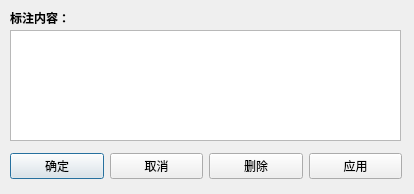
<?xml version="1.0" encoding="UTF-8"?>
<ui version="4.0">
 <class>QgsTextAnnotationDialog</class>
 <widget class="QDialog" name="QgsTextAnnotationDialog">
  <property name="geometry">
   <rect>
    <x>0</x>
    <y>0</y>
    <width>414</width>
    <height>194</height>
   </rect>
  </property>
  <property name="windowTitle">
   <string>Dialog</string>
  </property>
  <widget class="QWidget" name="layoutWidget">
   <property name="geometry">
    <rect>
     <x>10</x>
     <y>150</y>
     <width>392</width>
     <height>33</height>
    </rect>
   </property>
   <layout class="QHBoxLayout">
    <property name="spacing">
     <number>6</number>
    </property>
    <property name="margin">
     <number>0</number>
    </property>
    <item>
     <widget class="QPushButton" name="okButton">
      <property name="text">
       <string>确定</string>
      </property>
     </widget>
    </item>
    <item>
     <widget class="QPushButton" name="cancelButton">
      <property name="text">
       <string>取消</string>
      </property>
     </widget>
    </item>
    <item>
     <widget class="QPushButton" name="deleteButton">
      <property name="text">
       <string>删除</string>
      </property>
     </widget>
    </item>
    <item>
     <widget class="QPushButton" name="applyButton">
      <property name="text">
       <string>应用</string>
      </property>
     </widget>
    </item>
   </layout>
  </widget>
  <widget class="QLabel" name="label">
   <property name="geometry">
    <rect>
     <x>10</x>
     <y>10</y>
     <width>72</width>
     <height>15</height>
    </rect>
   </property>
   <property name="sizePolicy">
    <sizepolicy hsizetype="Fixed" vsizetype="Fixed">
     <horstretch>0</horstretch>
     <verstretch>0</verstretch>
    </sizepolicy>
   </property>
   <property name="font">
    <font>
     <weight>75</weight>
     <bold>true</bold>
    </font>
   </property>
   <property name="text">
    <string>标注内容：</string>
   </property>
  </widget>
  <widget class="QTextEdit" name="textEdit">
   <property name="geometry">
    <rect>
     <x>10</x>
     <y>30</y>
     <width>391</width>
     <height>111</height>
    </rect>
   </property>
  </widget>
 </widget>
 <resources/>
 <connections>
  <connection>
   <sender>cancelButton</sender>
   <signal>clicked()</signal>
   <receiver>QgsTextAnnotationDialog</receiver>
   <slot>reject()</slot>
   <hints>
    <hint type="sourcelabel">
     <x>369</x>
     <y>253</y>
    </hint>
    <hint type="destinationlabel">
     <x>179</x>
     <y>282</y>
    </hint>
   </hints>
  </connection>
 </connections>
</ui>
